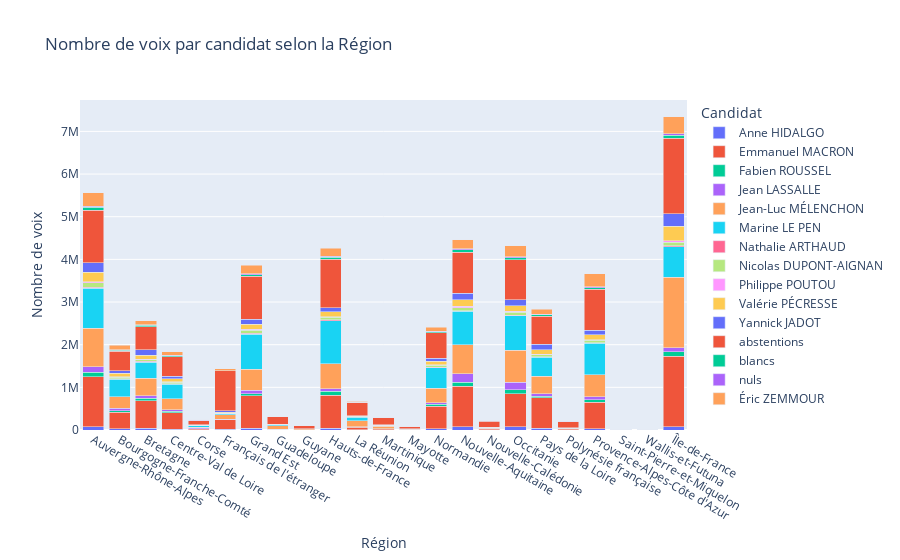

The notebook cell saved with this chart:
### Code cell
#Résultat par Candidat et par département sans les abstentions, blancs et nuls
fig = px.bar(
    result_region,
    x="region",
    y="nb_voix",
    color="nom_complet",
    title="Nombre de voix par candidat selon la Région",
    labels={"region": "Région", "nb_voix": "Nombre de voix", "nom_complet": "Candidat"},
    barmode="stack",
)

# Afficher le graphique
fig.show()

### Figure 1 — Plotly figure (JSON) as saved in the notebook; plotly's stock layout.template omitted (floating-point values rounded to 4 significant figures)
{"data": [{"alignmentgroup": "True", "hovertemplate": "Candidat=Anne HIDALGO<br>Région=%{x}<br>Nombre de voix=%{y}<extra></extra>", "legendgroup": "Anne HIDALGO", "marker": {"color": "#636efa", "pattern": {"shape": ""}}, "name": "Anne HIDALGO", "offsetgroup": "Anne HIDALGO", "orientation": "v", "showlegend": true, "textposition": "auto", "type": "bar", "x": ["Auvergne-Rhône-Alpes", "Bourgogne-Franche-Comté", "Bretagne", "Centre-Val de Loire", "Corse", "Français de l'étranger", "Grand Est", "Guadeloupe", "Guyane", "Hauts-de-France", "La Réunion", "Martinique", "Mayotte", "Normandie", "Nouvelle-Aquitaine", "Nouvelle-Calédonie", "Occitanie", "Pays de la Loire", "Polynésie française", "Provence-Alpes-Côte d'Azur", "Saint-Pierre-et-Miquelon", "Wallis-et-Futuna", "Île-de-France"], "xaxis": "x", "y": [77566, 26543, 43596, 23162, 1583, 12489, 40030, 2266, 535, 40814, 5549, 3935, 318, 30235, 77306, 963, 77124, 43291, 865, 29501, 75, 118, 78522], "yaxis": "y"}, {"alignmentgroup": "True", "hovertemplate": "Candidat=Emmanuel MACRON<br>Région=%{x}<br>Nombre de voix=%{y}<extra></extra>", "legendgroup": "Emmanuel MACRON", "marker": {"color": "#EF553B", "pattern": {"shape": ""}}, "name": "Emmanuel MACRON", "offsetgroup": "Emmanuel MACRON", "orientation": "v", "showlegend": true, "textposition": "auto", "type": "bar", "x": ["Auvergne-Rhône-Alpes", "Bourgogne-Franche-Comté", "Bretagne", "Centre-Val de Loire", "Corse", "Français de l'étranger", "Grand Est", "Guadeloupe", "Guyane", "Hauts-de-France", "La Réunion", "Martinique", "Mayotte", "Normandie", "Nouvelle-Aquitaine", "Nouvelle-Calédonie", "Occitanie", "Pays de la Loire", "Polynésie française", "Provence-Alpes-Côte d'Azur", "Saint-Pierre-et-Miquelon", "Wallis-et-Futuna", "Île-de-France"], "xaxis": "x", "y": [1174972, 394119, 647172, 383851, 26705, 224957, 762241, 18137, 5101, 772619, 62542, 20043, 5936, 521769, 945122, 28561, 777444, 707890, 24106, 619272, 534, 2115, 1655780], "yaxis": "y"}, {"alignmentgroup": "True", "hovertemplate": "Candidat=Fabien ROUSSEL<br>Région=%{x}<br>Nombre de voix=%{y}<extra></extra>", "legendgroup": "Fabien ROUSSEL", "marker": {"color": "#00cc96", "pattern": {"shape": ""}}, "name": "Fabien ROUSSEL", "offsetgroup": "Fabien ROUSSEL", "orientation": "v", "showlegend": true, "textposition": "auto", "type": "bar", "x": ["Auvergne-Rhône-Alpes", "Bourgogne-Franche-Comté", "Bretagne", "Centre-Val de Loire", "Corse", "Français de l'étranger", "Grand Est", "Guadeloupe", "Guyane", "Hauts-de-France", "La Réunion", "Martinique", "Mayotte", "Normandie", "Nouvelle-Aquitaine", "Nouvelle-Calédonie", "Occitanie", "Pays de la Loire", "Polynésie française", "Provence-Alpes-Côte d'Azur", "Saint-Pierre-et-Miquelon", "Wallis-et-Futuna", "Île-de-France"], "xaxis": "x", "y": [96403, 33932, 51193, 33590, 4537, 3266, 47422, 668, 246, 94776, 3074, 747, 206, 46358, 96771, 399, 83452, 45058, 368, 54718, 19, 34, 105137], "yaxis": "y"}, {"alignmentgroup": "True", "hovertemplate": "Candidat=Jean LASSALLE<br>Région=%{x}<br>Nombre de voix=%{y}<extra></extra>", "legendgroup": "Jean LASSALLE", "marker": {"color": "#ab63fa", "pattern": {"shape": ""}}, "name": "Jean LASSALLE", "offsetgroup": "Jean LASSALLE", "orientation": "v", "showlegend": true, "textposition": "auto", "type": "bar", "x": ["Auvergne-Rhône-Alpes", "Bourgogne-Franche-Comté", "Bretagne", "Centre-Val de Loire", "Corse", "Français de l'étranger", "Grand Est", "Guadeloupe", "Guyane", "Hauts-de-France", "La Réunion", "Martinique", "Mayotte", "Normandie", "Nouvelle-Aquitaine", "Nouvelle-Calédonie", "Occitanie", "Pays de la Loire", "Polynésie française", "Provence-Alpes-Côte d'Azur", "Saint-Pierre-et-Miquelon", "Wallis-et-Futuna", "Île-de-France"], "xaxis": "x", "y": [136414, 49557, 58653, 38659, 15330, 5964, 77439, 1033, 516, 62487, 4844, 1162, 359, 45488, 201726, 1031, 184956, 54592, 610, 72830, 108, 78, 87343], "yaxis": "y"}, {"alignmentgroup": "True", "hovertemplate": "Candidat=Jean-Luc MÉLENCHON<br>Région=%{x}<br>Nombre de voix=%{y}<extra></extra>", "legendgroup": "Jean-Luc MÉLENCHON", "marker": {"color": "#FFA15A", "pattern": {"shape": ""}}, "name": "Jean-Luc MÉLENCHON", "offsetgroup": "Jean-Luc MÉLENCHON", "orientation": "v", "showlegend": true, "textposition": "auto", "type": "bar", "x": ["Auvergne-Rhône-Alpes", "Bourgogne-Franche-Comté", "Bretagne", "Centre-Val de Loire", "Corse", "Français de l'étranger", "Grand Est", "Guadeloupe", "Guyane", "Hauts-de-France", "La Réunion", "Martinique", "Mayotte", "Normandie", "Nouvelle-Aquitaine", "Nouvelle-Calédonie", "Occitanie", "Pays de la Loire", "Polynésie française", "Provence-Alpes-Côte d'Azur", "Saint-Pierre-et-Miquelon", "Wallis-et-Futuna", "Île-de-France"], "xaxis": "x", "y": [897349, 277901, 407527, 251259, 19698, 109394, 492408, 75862, 18143, 577487, 139604, 65292, 8398, 335590, 681218, 9711, 741948, 408969, 7990, 524211, 1105, 501, 1658601], "yaxis": "y"}, {"alignmentgroup": "True", "hovertemplate": "Candidat=Marine LE PEN<br>Région=%{x}<br>Nombre de voix=%{y}<extra></extra>", "legendgroup": "Marine LE PEN", "marker": {"color": "#19d3f3", "pattern": {"shape": ""}}, "name": "Marine LE PEN", "offsetgroup": "Marine LE PEN", "orientation": "v", "showlegend": true, "textposition": "auto", "type": "bar", "x": ["Auvergne-Rhône-Alpes", "Bourgogne-Franche-Comté", "Bretagne", "Centre-Val de Loire", "Corse", "Français de l'étranger", "Grand Est", "Guadeloupe", "Guyane", "Hauts-de-France", "La Réunion", "Martinique", "Mayotte", "Normandie", "Nouvelle-Aquitaine", "Nouvelle-Calédonie", "Occitanie", "Pays de la Loire", "Polynésie française", "Provence-Alpes-Côte d'Azur", "Saint-Pierre-et-Miquelon", "Wallis-et-Futuna", "Île-de-France"], "xaxis": "x", "y": [943122, 409643, 385393, 347845, 42137, 26380, 825196, 24204, 6334, 1014182, 85770, 16495, 14958, 484106, 779699, 13273, 815338, 442025, 11705, 732078, 459, 579, 711462], "yaxis": "y"}, {"alignmentgroup": "True", "hovertemplate": "Candidat=Nathalie ARTHAUD<br>Région=%{x}<br>Nombre de voix=%{y}<extra></extra>", "legendgroup": "Nathalie ARTHAUD", "marker": {"color": "#FF6692", "pattern": {"shape": ""}}, "name": "Nathalie ARTHAUD", "offsetgroup": "Nathalie ARTHAUD", "orientation": "v", "showlegend": true, "textposition": "auto", "type": "bar", "x": ["Auvergne-Rhône-Alpes", "Bourgogne-Franche-Comté", "Bretagne", "Centre-Val de Loire", "Corse", "Français de l'étranger", "Grand Est", "Guadeloupe", "Guyane", "Hauts-de-France", "La Réunion", "Martinique", "Mayotte", "Normandie", "Nouvelle-Aquitaine", "Nouvelle-Calédonie", "Occitanie", "Pays de la Loire", "Polynésie française", "Provence-Alpes-Côte d'Azur", "Saint-Pierre-et-Miquelon", "Wallis-et-Futuna", "Île-de-France"], "xaxis": "x", "y": [23136, 10643, 12965, 9256, 454, 1300, 18655, 1084, 297, 20943, 3538, 1447, 430, 12839, 18494, 565, 14875, 13853, 808, 9457, 22, 98, 21894], "yaxis": "y"}, {"alignmentgroup": "True", "hovertemplate": "Candidat=Nicolas DUPONT-AIGNAN<br>Région=%{x}<br>Nombre de voix=%{y}<extra></extra>", "legendgroup": "Nicolas DUPONT-AIGNAN", "marker": {"color": "#B6E880", "pattern": {"shape": ""}}, "name": "Nicolas DUPONT-AIGNAN", "offsetgroup": "Nicolas DUPONT-AIGNAN", "orientation": "v", "showlegend": true, "textposition": "auto", "type": "bar", "x": ["Auvergne-Rhône-Alpes", "Bourgogne-Franche-Comté", "Bretagne", "Centre-Val de Loire", "Corse", "Français de l'étranger", "Grand Est", "Guadeloupe", "Guyane", "Hauts-de-France", "La Réunion", "Martinique", "Mayotte", "Normandie", "Nouvelle-Aquitaine", "Nouvelle-Calédonie", "Occitanie", "Pays de la Loire", "Polynésie française", "Provence-Alpes-Côte d'Azur", "Saint-Pierre-et-Miquelon", "Wallis-et-Futuna", "Île-de-France"], "xaxis": "x", "y": [98446, 38691, 35116, 31759, 2589, 7074, 74916, 2114, 717, 55386, 8338, 2989, 530, 38560, 67645, 2697, 63243, 44215, 1969, 60186, 82, 244, 87331], "yaxis": "y"}, {"alignmentgroup": "True", "hovertemplate": "Candidat=Philippe POUTOU<br>Région=%{x}<br>Nombre de voix=%{y}<extra></extra>", "legendgroup": "Philippe POUTOU", "marker": {"color": "#FF97FF", "pattern": {"shape": ""}}, "name": "Philippe POUTOU", "offsetgroup": "Philippe POUTOU", "orientation": "v", "showlegend": true, "textposition": "auto", "type": "bar", "x": ["Auvergne-Rhône-Alpes", "Bourgogne-Franche-Comté", "Bretagne", "Centre-Val de Loire", "Corse", "Français de l'étranger", "Grand Est", "Guadeloupe", "Guyane", "Hauts-de-France", "La Réunion", "Martinique", "Mayotte", "Normandie", "Nouvelle-Aquitaine", "Nouvelle-Calédonie", "Occitanie", "Pays de la Loire", "Polynésie française", "Provence-Alpes-Côte d'Azur", "Saint-Pierre-et-Miquelon", "Wallis-et-Futuna", "Île-de-France"], "xaxis": "x", "y": [30586, 12738, 19913, 11226, 1370, 3145, 22241, 713, 462, 21125, 2705, 977, 328, 16005, 32597, 560, 23891, 18441, 451, 16219, 50, 48, 33050], "yaxis": "y"}, {"alignmentgroup": "True", "hovertemplate": "Candidat=Valérie PÉCRESSE<br>Région=%{x}<br>Nombre de voix=%{y}<extra></extra>", "legendgroup": "Valérie PÉCRESSE", "marker": {"color": "#FECB52", "pattern": {"shape": ""}}, "name": "Valérie PÉCRESSE", "offsetgroup": "Valérie PÉCRESSE", "orientation": "v", "showlegend": true, "textposition": "auto", "type": "bar", "x": ["Auvergne-Rhône-Alpes", "Bourgogne-Franche-Comté", "Bretagne", "Centre-Val de Loire", "Corse", "Français de l'étranger", "Grand Est", "Guadeloupe", "Guyane", "Hauts-de-France", "La Réunion", "Martinique", "Mayotte", "Normandie", "Nouvelle-Aquitaine", "Nouvelle-Calédonie", "Occitanie", "Pays de la Loire", "Polynésie française", "Provence-Alpes-Côte d'Azur", "Saint-Pierre-et-Miquelon", "Wallis-et-Futuna", "Île-de-France"], "xaxis": "x", "y": [217881, 76655, 92808, 71690, 9327, 20956, 120917, 3979, 997, 107527, 9738, 4731, 2810, 79800, 157205, 4144, 129101, 106786, 4725, 116094, 51, 1354, 339371], "yaxis": "y"}, {"alignmentgroup": "True", "hovertemplate": "Candidat=Yannick JADOT<br>Région=%{x}<br>Nombre de voix=%{y}<extra></extra>", "legendgroup": "Yannick JADOT", "marker": {"color": "#636efa", "pattern": {"shape": ""}}, "name": "Yannick JADOT", "offsetgroup": "Yannick JADOT", "orientation": "v", "showlegend": true, "textposition": "auto", "type": "bar", "x": ["Auvergne-Rhône-Alpes", "Bourgogne-Franche-Comté", "Bretagne", "Centre-Val de Loire", "Corse", "Français de l'étranger", "Grand Est", "Guadeloupe", "Guyane", "Hauts-de-France", "La Réunion", "Martinique", "Mayotte", "Normandie", "Nouvelle-Aquitaine", "Nouvelle-Calédonie", "Occitanie", "Pays de la Loire", "Polynésie française", "Provence-Alpes-Côte d'Azur", "Saint-Pierre-et-Miquelon", "Wallis-et-Futuna", "Île-de-France"], "xaxis": "x", "y": [224710, 60235, 122198, 54401, 4786, 40774, 111953, 1927, 940, 95164, 7994, 1978, 295, 73269, 151714, 2161, 139122, 127935, 2150, 107625, 116, 72, 296087], "yaxis": "y"}, {"alignmentgroup": "True", "hovertemplate": "Candidat=abstentions<br>Région=%{x}<br>Nombre de voix=%{y}<extra></extra>", "legendgroup": "abstentions", "marker": {"color": "#EF553B", "pattern": {"shape": ""}}, "name": "abstentions", "offsetgroup": "abstentions", "orientation": "v", "showlegend": true, "textposition": "auto", "type": "bar", "x": ["Auvergne-Rhône-Alpes", "Bourgogne-Franche-Comté", "Bretagne", "Centre-Val de Loire", "Corse", "Français de l'étranger", "Grand Est", "Guadeloupe", "Guyane", "Hauts-de-France", "La Réunion", "Martinique", "Mayotte", "Normandie", "Nouvelle-Aquitaine", "Nouvelle-Calédonie", "Occitanie", "Pays de la Loire", "Polynésie française", "Provence-Alpes-Côte d'Azur", "Saint-Pierre-et-Miquelon", "Wallis-et-Futuna", "Île-de-France"], "xaxis": "x", "y": [1228490, 456682, 543414, 459528, 90629, 931455, 1008344, 174592, 65754, 1146209, 313159, 174588, 55024, 590804, 962499, 145807, 940541, 652018, 142121, 959575, 2272, 4125, 1760727], "yaxis": "y"}, {"alignmentgroup": "True", "hovertemplate": "Candidat=blancs<br>Région=%{x}<br>Nombre de voix=%{y}<extra></extra>", "legendgroup": "blancs", "marker": {"color": "#00cc96", "pattern": {"shape": ""}}, "name": "blancs", "offsetgroup": "blancs", "orientation": "v", "showlegend": true, "textposition": "auto", "type": "bar", "x": ["Auvergne-Rhône-Alpes", "Bourgogne-Franche-Comté", "Bretagne", "Centre-Val de Loire", "Corse", "Français de l'étranger", "Grand Est", "Guadeloupe", "Guyane", "Hauts-de-France", "La Réunion", "Martinique", "Mayotte", "Normandie", "Nouvelle-Aquitaine", "Nouvelle-Calédonie", "Occitanie", "Pays de la Loire", "Polynésie française", "Provence-Alpes-Côte d'Azur", "Saint-Pierre-et-Miquelon", "Wallis-et-Futuna", "Île-de-France"], "xaxis": "x", "y": [70067, 26392, 31884, 23216, 2593, 3193, 42255, 2719, 825, 42945, 7361, 4001, 922, 28947, 53440, 1777, 47891, 38934, 1490, 35917, 47, 27, 76616], "yaxis": "y"}, {"alignmentgroup": "True", "hovertemplate": "Candidat=nuls<br>Région=%{x}<br>Nombre de voix=%{y}<extra></extra>", "legendgroup": "nuls", "marker": {"color": "#ab63fa", "pattern": {"shape": ""}}, "name": "nuls", "offsetgroup": "nuls", "orientation": "v", "showlegend": true, "textposition": "auto", "type": "bar", "x": ["Auvergne-Rhône-Alpes", "Bourgogne-Franche-Comté", "Bretagne", "Centre-Val de Loire", "Corse", "Français de l'étranger", "Grand Est", "Guadeloupe", "Guyane", "Hauts-de-France", "La Réunion", "Martinique", "Mayotte", "Normandie", "Nouvelle-Aquitaine", "Nouvelle-Calédonie", "Occitanie", "Pays de la Loire", "Polynésie française", "Provence-Alpes-Côte d'Azur", "Saint-Pierre-et-Miquelon", "Wallis-et-Futuna", "Île-de-France"], "xaxis": "x", "y": [25512, 11621, 13245, 9311, 2438, 2147, 18647, 3627, 553, 24270, 8253, 3056, 1191, 10533, 27129, 689, 24876, 14554, 1935, 15471, 25, 17, 27967], "yaxis": "y"}, {"alignmentgroup": "True", "hovertemplate": "Candidat=Éric ZEMMOUR<br>Région=%{x}<br>Nombre de voix=%{y}<extra></extra>", "legendgroup": "Éric ZEMMOUR", "marker": {"color": "#FFA15A", "pattern": {"shape": ""}}, "name": "Éric ZEMMOUR", "offsetgroup": "Éric ZEMMOUR", "orientation": "v", "showlegend": true, "textposition": "auto", "type": "bar", "x": ["Auvergne-Rhône-Alpes", "Bourgogne-Franche-Comté", "Bretagne", "Centre-Val de Loire", "Corse", "Français de l'étranger", "Grand Est", "Guadeloupe", "Guyane", "Hauts-de-France", "La Réunion", "Martinique", "Mayotte", "Normandie", "Nouvelle-Aquitaine", "Nouvelle-Calédonie", "Occitanie", "Pays de la Loire", "Polynésie française", "Provence-Alpes-Côte d'Azur", "Saint-Pierre-et-Miquelon", "Wallis-et-Futuna", "Île-de-France"], "xaxis": "x", "y": [312881, 107057, 96984, 88575, 18856, 43252, 200256, 3098, 1573, 179416, 13070, 3153, 482, 99446, 210476, 6435, 260127, 114388, 4283, 310717, 80, 118, 409396], "yaxis": "y"}], "layout": {"barmode": "stack", "legend": {"title": {"text": "Candidat"}, "tracegroupgap": 0}, "title": {"text": "Nombre de voix par candidat selon la Région"}, "xaxis": {"anchor": "y", "domain": [0, 1], "title": {"text": "Région"}}, "yaxis": {"anchor": "x", "domain": [0, 1], "title": {"text": "Nombre de voix"}}}}
